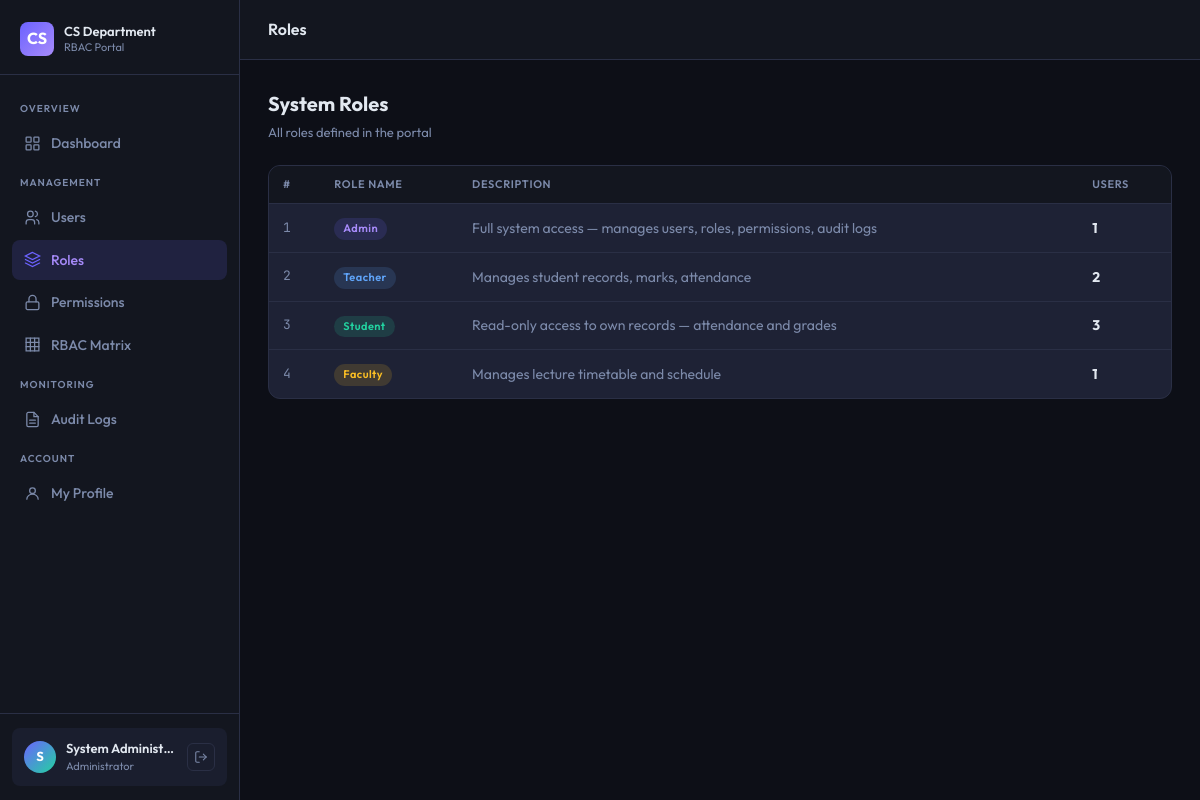
Page /admin/roles.php (signed in) on the committed database.
### tables this page shows
CREATE TABLE IF NOT EXISTS roles (
  role_id     INT AUTO_INCREMENT PRIMARY KEY,
  role_name   VARCHAR(50) NOT NULL UNIQUE,
  description VARCHAR(255)
);

### config/db.php (called while the page is built, shortened)
<?php
if (!function_exists('e')) {
    function e($string) {
        return htmlspecialchars((string)$string, ENT_QUOTES, 'UTF-8');
    }
}

### admin/roles.php (the view, shortened to what this page needs)
<?php
require "../auth/auth_check.php";
$roles = $conn->query("SELECT r.*, COUNT(u.user_id) as user_count FROM roles r LEFT JOIN users u ON r.role_id=u.role_id GROUP BY r.role_id");
include "../layouts/header.php";
?>
<div class="page-header">
  <div><h2>System Roles</h2><p>All roles defined in the portal</p></div>
</div>
<div class="card" style="padding:0;overflow:hidden">
  <div class="table-wrap">
    <table>
      <thead>
        <tr><th>#</th><th>Role Name</th><th>Description</th><th>Users</th></tr>
      </thead>
      <tbody>
        <?php
        $colors = [1=>'badge-purple',2=>'badge-blue',3=>'badge-green',4=>'badge-amber'];
        while ($r = $roles->fetch_assoc()):
          $bc = $colors[$r['role_id']] ?? 'badge-blue';
        ?>
        <tr>
          <td class="mono" style="color:var(--muted)"><?= $r['role_id'] ?></td>
          <td><span class="badge <?= $bc ?>"><?= e($r['role_name']) ?></span></td>
          <td style="color:var(--muted)"><?= e($r['description'] ?? '—') ?></td>
          <td><strong><?= $r['user_count'] ?></strong></td>
        </tr>
        <?php endwhile; ?>
      </tbody>
    </table>
  </div>
</div>
<?php include "../layouts/footer.php"; ?>

### assets/style.css (style rules this page uses)
:root { --bg: #0d0f17; --bg2: #13161f; --bg3: #1a1e2e; --card: #1e2235; --border: #2a2f45; --accent: #6c63ff; --accent2: #a78bfa; --green: #22d3a0; --red: #f87171; --amber: #fbbf24; --blue: #60a5fa; --text: #e2e8f0; --muted: #7c8aaa; --sidebar-w: 240px; --header-h: 60px; }
*, *::before, *::after { box-sizing: border-box; margin: 0; padding: 0; }
html, body { font-family: 'Outfit', sans-serif; background: var(--bg); color: var(--text); min-height: 100vh; font-size: 15px; line-height: 1.6; }
.card { background: var(--card); border: 1px solid var(--border); border-radius: 12px; padding: 24px; }
.table-wrap { overflow-x: auto; }
table { width: 100%; border-collapse: collapse; }
thead th { font-size: 11px; font-weight: 600; letter-spacing: .06em; text-transform: uppercase; color: var(--muted); padding: 10px 14px; text-align: left; border-bottom: 1px solid var(--border); background: var(--bg2); }
tbody td { padding: 12px 14px; font-size: 14px; border-bottom: 1px solid var(--border); color: var(--text); }
tbody tr:last-child td { border-bottom: none; }
.badge { display: inline-block; padding: 2px 9px; border-radius: 20px; font-size: 11px; font-weight: 600; letter-spacing: .04em; }
.badge-green { background: rgba(34,211,160,.15); color: var(--green); }
.badge-amber { background: rgba(251,191,36,.15); color: var(--amber); }
.badge-purple { background: rgba(108,99,255,.15); color: var(--accent2); }
.badge-blue { background: rgba(96,165,250,.15); color: var(--blue); }
.page-header { display: flex; align-items: center; justify-content: space-between; margin-bottom: 22px; }
.page-header h2 { font-size: 20px; font-weight: 700; color: var(--text); }
.page-header p { font-size: 13px; color: var(--muted); margin-top: 2px; }
.mono { font-family: 'JetBrains Mono', monospace; font-size: 13px; }

### rows in the picture
roles: role_id "1", role_name "Admin", description "Full system access — manages users, roles, permissions, audit logs", user_count "1"
roles: role_id "2", role_name "Teacher", description "Manages student records, marks, attendance", user_count "2"
roles: role_id "3", role_name "Student", description "Read-only access to own records — attendance and grades", user_count "3"
roles: role_id "4", role_name "Faculty", description "Manages lecture timetable and schedule", user_count "1"

### other values in the picture
$label "Dashboard Users Roles Permissions RBAC Matrix Audit Logs My Profile"
$initials "S"
$fname "System Administ…"
$roleLabel "Administrator"
$pageTitle "Roles"
